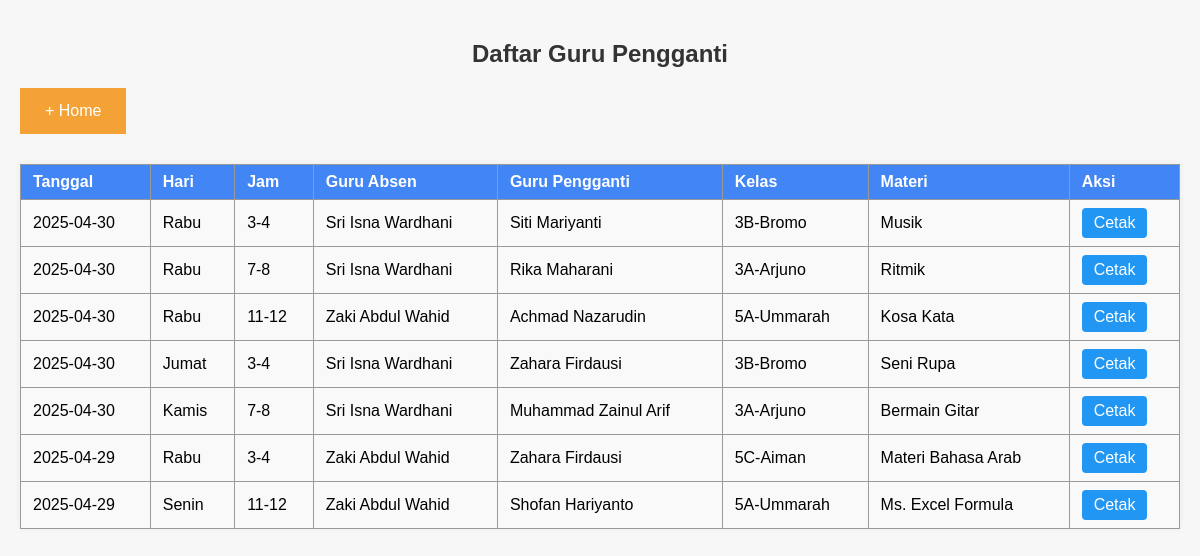
The app's page /list_pengganti.php with its own data.
### tables this page shows
CREATE TABLE `pengganti` (
  `id` int(11) NOT NULL,
  `guru_absen_id` int(11) DEFAULT NULL,
  `guru_pengganti_id` int(11) DEFAULT NULL,
  `hari` varchar(20) DEFAULT NULL,
  `jam_ke` varchar(20) DEFAULT NULL,
  `tanggal` date DEFAULT NULL,
  `kelas_id` int(11) NOT NULL,
  `materi` text NOT NULL
);

CREATE TABLE `guru` (
  `id` int(11) NOT NULL,
  `nbm` int(11) NOT NULL,
  `nama` varchar(100) NOT NULL
);

CREATE TABLE `kelas` (
  `id` int(11) NOT NULL,
  `nama_kelas` varchar(10) NOT NULL
);

### list_pengganti.php (the view, shortened to what this page needs)
<?php
include 'config.php';
?>
<!DOCTYPE html>
<html lang="id">
<head>
    <link rel="stylesheet" href="style.css">
</head>
<body>
<h2>Daftar Guru Pengganti</h2>
<a href="index.php">+ Home</a>
<table>
    <tr>
        <th>Tanggal</th>
        <th>Hari</th>
        <th>Jam</th>
        <th>Guru Absen</th>
        <th>Guru Pengganti</th>
        <th>Kelas</th>
        <th>Materi</th>
        <th>Aksi</th>
    </tr>
    <?php
    $query = mysqli_query($koneksi, "
        SELECT p.*,
               g1.nama AS guru_absen, g2.nama AS guru_pengganti,
               k.nama_kelas
        FROM pengganti p
        JOIN guru g1 ON p.guru_absen_id = g1.id
        JOIN guru g2 ON p.guru_pengganti_id = g2.id
        JOIN kelas k ON p.kelas_id = k.id
        ORDER BY p.tanggal DESC
    ");
    while ($row = mysqli_fetch_assoc($query)) {
        echo "<tr>
                <td>{$row['tanggal']}</td>
                <td>{$row['hari']}</td>
                <td>{$row['jam_ke']}</td>
                <td>{$row['guru_absen']}</td>
                <td>{$row['guru_pengganti']}</td>
                <td>{$row['nama_kelas']}</td>
                <td>{$row['materi']}</td>
                <td><a class='cetak-link' href='cetak_surat_pengganti.php?id_pengganti={$row['id']}' target='_blank'>Cetak</a></td>
              </tr>";
    }
    ?>
</table>
</body>
</html>

### style.css (style rules this page uses)
body { font-family: Arial, sans-serif; background: #f7f7f7; margin: 0; padding: 20px; }
h2, h3 { text-align: center; color: #333; }
table { width: 100%; margin: 20px auto; border-collapse: collapse; background: white; box-shadow: 0 0 8px rgba(0,0,0,0.05); }
table, th, td { border: 1px solid #ccc; }
th, td { text-align: center; padding: 10px; }
th { background-color: #007bff; color: white; }
td { background-color: #f9f9f9; }
a { color: #007bff; text-decoration: none; }
a:link, a:visited { background-color: #f4a236; color: white; padding: 14px 25px; text-align: center; text-decoration: none; display: inline-block; }

### list_pengganti.php (style rules this page uses)
table { border-collapse: collapse; width: 100%; margin-top: 30px; }
th, td { border: 1px solid #999; padding: 8px 12px; text-align: left; }
th { background-color: #4285f4; color: white; }
tr:nth-child(even) { background-color: #f9f9f9; }
a.cetak-link { background: #2196F3; color: white; padding: 6px 12px; text-decoration: none; border-radius: 4px; }

### records on screen
pengganti: tanggal "2025-04-30", hari "Rabu", jam_ke "3-4", guru.nama "Sri Isna Wardhani", guru.nama "Siti Mariyanti", kelas.nama_kelas "3B-Bromo", materi "Musik"
pengganti: tanggal "2025-04-30", hari "Rabu", jam_ke "7-8", guru.nama "Sri Isna Wardhani", guru.nama "Rika Maharani", kelas.nama_kelas "3A-Arjuno", materi "Ritmik"
pengganti: tanggal "2025-04-30", hari "Rabu", jam_ke "11-12", guru.nama "Zaki Abdul Wahid", guru.nama "Achmad Nazarudin", kelas.nama_kelas "5A-Ummarah", materi "Kosa Kata"
pengganti: tanggal "2025-04-30", hari "Jumat", jam_ke "3-4", guru.nama "Sri Isna Wardhani", guru.nama "Zahara Firdausi", kelas.nama_kelas "3B-Bromo", materi "Seni Rupa"
pengganti: tanggal "2025-04-30", hari "Kamis", jam_ke "7-8", guru.nama "Sri Isna Wardhani", guru.nama "Muhammad Zainul Arif", kelas.nama_kelas "3A-Arjuno", materi "Bermain Gitar"
pengganti: tanggal "2025-04-29", hari "Rabu", jam_ke "3-4", guru.nama "Zaki Abdul Wahid", guru.nama "Zahara Firdausi", kelas.nama_kelas "5C-Aiman", materi "Materi Bahasa Arab"
pengganti: tanggal "2025-04-29", hari "Senin", jam_ke "11-12", guru.nama "Zaki Abdul Wahid", guru.nama "Shofan Hariyanto", kelas.nama_kelas "5A-Ummarah", materi "Ms. Excel Formula"
